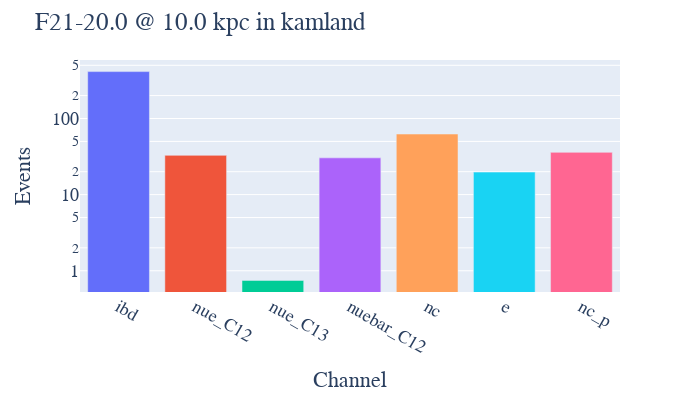

Notebook source saved alongside this figure:
### Code cell
vis = pnut.vis_totals(sn, detector)
beer.bar_vis(sn, detector)

### Figure 1 — Plotly figure (JSON) as saved in the notebook; plotly's stock layout.template omitted (floating-point values rounded to 4 significant figures)
{"data": [{"alignmentgroup": "True", "hovertemplate": "Channel=%{x}<br>Events=%{y}<extra></extra>", "legendgroup": "ibd", "marker": {"color": "#636efa", "pattern": {"shape": ""}}, "name": "ibd", "offsetgroup": "ibd", "orientation": "v", "showlegend": true, "textposition": "auto", "type": "bar", "x": ["ibd"], "xaxis": "x", "y": [413.1], "yaxis": "y"}, {"alignmentgroup": "True", "hovertemplate": "Channel=%{x}<br>Events=%{y}<extra></extra>", "legendgroup": "nue_C12", "marker": {"color": "#EF553B", "pattern": {"shape": ""}}, "name": "nue_C12", "offsetgroup": "nue_C12", "orientation": "v", "showlegend": true, "textposition": "auto", "type": "bar", "x": ["nue_C12"], "xaxis": "x", "y": [32.78], "yaxis": "y"}, {"alignmentgroup": "True", "hovertemplate": "Channel=%{x}<br>Events=%{y}<extra></extra>", "legendgroup": "nue_C13", "marker": {"color": "#00cc96", "pattern": {"shape": ""}}, "name": "nue_C13", "offsetgroup": "nue_C13", "orientation": "v", "showlegend": true, "textposition": "auto", "type": "bar", "x": ["nue_C13"], "xaxis": "x", "y": [0.7468], "yaxis": "y"}, {"alignmentgroup": "True", "hovertemplate": "Channel=%{x}<br>Events=%{y}<extra></extra>", "legendgroup": "nuebar_C12", "marker": {"color": "#ab63fa", "pattern": {"shape": ""}}, "name": "nuebar_C12", "offsetgroup": "nuebar_C12", "orientation": "v", "showlegend": true, "textposition": "auto", "type": "bar", "x": ["nuebar_C12"], "xaxis": "x", "y": [30.4], "yaxis": "y"}, {"alignmentgroup": "True", "hovertemplate": "Channel=%{x}<br>Events=%{y}<extra></extra>", "legendgroup": "nc", "marker": {"color": "#FFA15A", "pattern": {"shape": ""}}, "name": "nc", "offsetgroup": "nc", "orientation": "v", "showlegend": true, "textposition": "auto", "type": "bar", "x": ["nc"], "xaxis": "x", "y": [62.48], "yaxis": "y"}, {"alignmentgroup": "True", "hovertemplate": "Channel=%{x}<br>Events=%{y}<extra></extra>", "legendgroup": "e", "marker": {"color": "#19d3f3", "pattern": {"shape": ""}}, "name": "e", "offsetgroup": "e", "orientation": "v", "showlegend": true, "textposition": "auto", "type": "bar", "x": ["e"], "xaxis": "x", "y": [19.75], "yaxis": "y"}, {"alignmentgroup": "True", "hovertemplate": "Channel=%{x}<br>Events=%{y}<extra></extra>", "legendgroup": "nc_p", "marker": {"color": "#FF6692", "pattern": {"shape": ""}}, "name": "nc_p", "offsetgroup": "nc_p", "orientation": "v", "showlegend": true, "textposition": "auto", "type": "bar", "x": ["nc_p"], "xaxis": "x", "y": [35.92], "yaxis": "y"}], "layout": {"barmode": "relative", "font": {"family": "Times New Roman", "size": 18}, "height": 400, "legend": {"title": {"text": "Channel"}, "tracegroupgap": 0}, "margin": {"t": 60}, "showlegend": false, "title": {"text": "F21-20.0 @ 10.0 kpc in kamland"}, "width": 700, "xaxis": {"anchor": "y", "categoryarray": ["ibd", "nue_C12", "nue_C13", "nuebar_C12", "nc", "e", "nc_p"], "categoryorder": "array", "domain": [0, 1], "title": {"text": "Channel"}}, "yaxis": {"anchor": "x", "domain": [0, 1], "title": {"text": "Events"}, "type": "log"}}}
